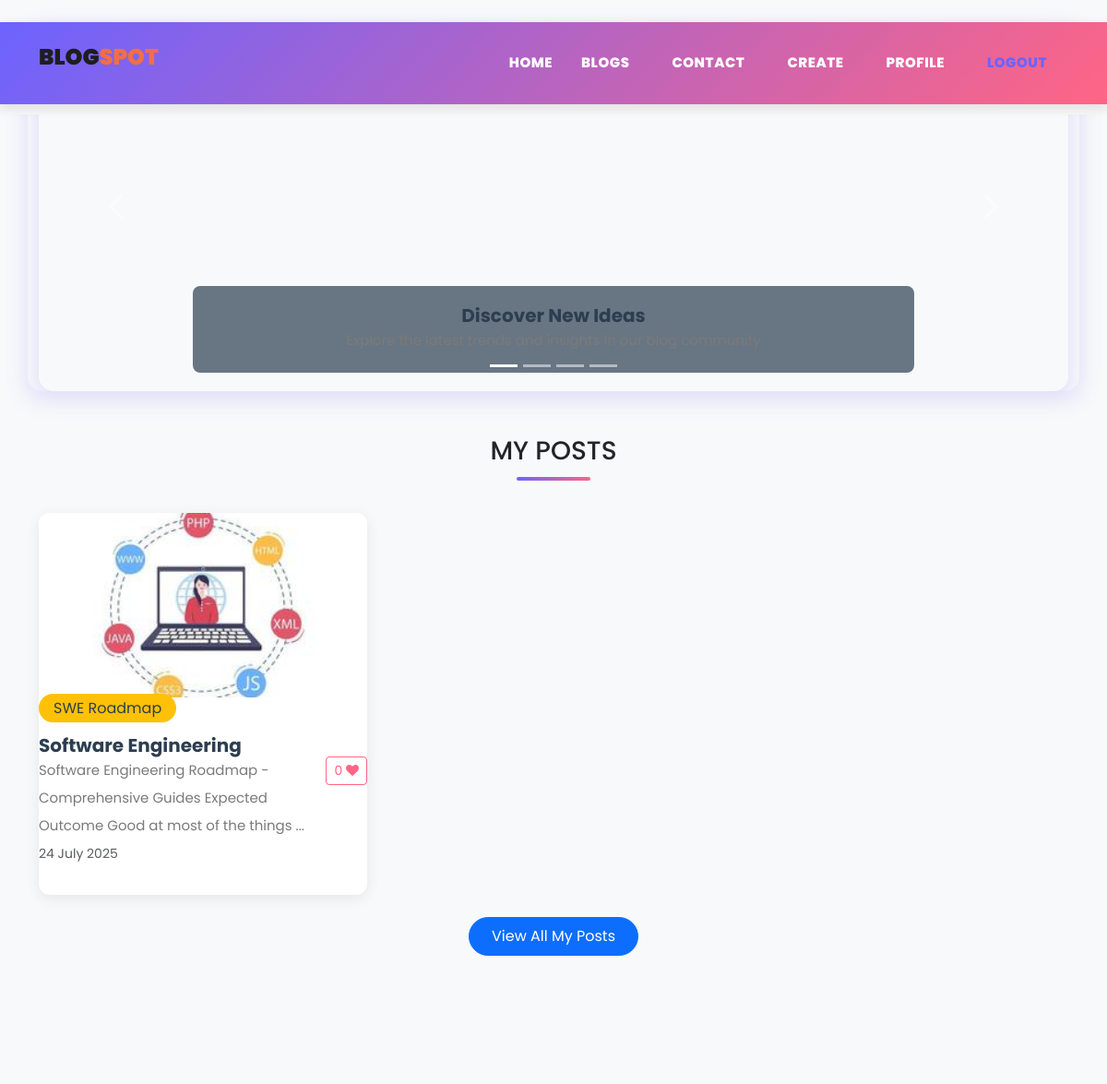
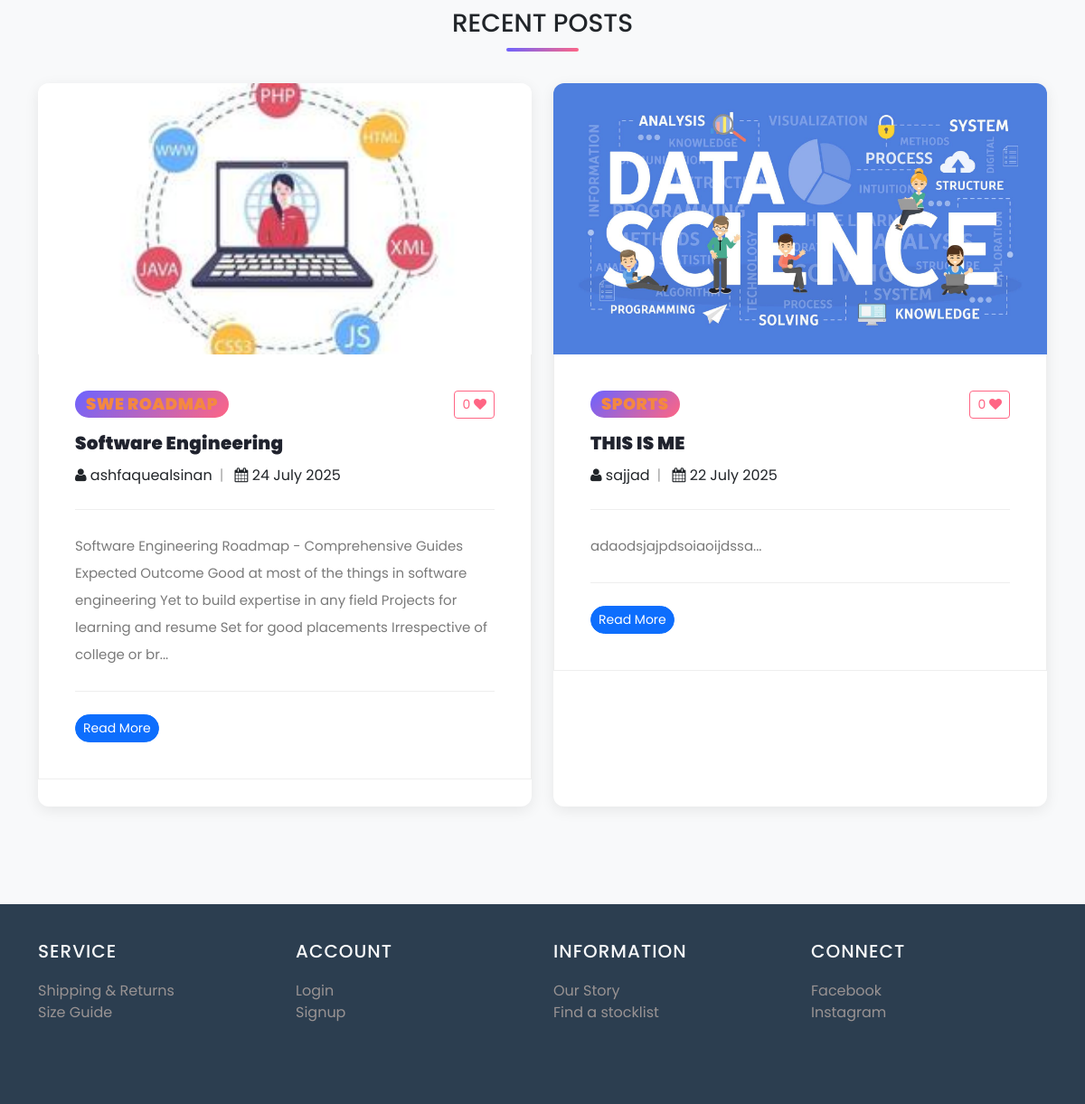
/blog (signed in), run on the app's committed database (2 pictures, top to bottom).
### myapp/models.py (models this page shows, shortened)
class Post(models.Model):
    postname = models.CharField(max_length=600)
    category = models.CharField(max_length=600)
    image = models.ImageField(upload_to='images/posts',blank=True,null=True)
    content = models.CharField(max_length=100000)
    time = models.CharField(default=time,max_length=100, blank=True)
    likes = models.IntegerField(null=True,blank=True,default=0)
    user = models.ForeignKey(User,on_delete=models.CASCADE)

### myapp/views.py (the view)
# urls.py: path("blog",views.blog,name="blog"),
def blog(request):
    return render(request,"blog.html",{
            'posts':Post.objects.filter(user_id=request.user.id).order_by("id").reverse(),
            'top_posts':Post.objects.all().order_by("-likes"),
            'recent_posts':Post.objects.all().order_by("-id"),
            'user':request.user,
            'media_url':settings.MEDIA_URL
        })

### templates/blog.html (shortened to what this page needs)
{% load static %}
<!DOCTYPE html>
<html lang="en">
<head>
  <link href="{% static 'vendor/bootstrap/css/bootstrap.min.css' %}" rel="stylesheet">
  <link href="https://cdn.jsdelivr.net/npm/bootstrap@5.3.1/dist/css/bootstrap.min.css" rel="stylesheet">
  <link rel="stylesheet" href="{% static 'assets/css/fontawesome.css' %}">
  <link rel="stylesheet" href="{% static 'assets/css/templatemo-stand-blog.css' %}">
  <link rel="stylesheet" href="{% static 'assets/css/owl.css' %}">
</head>
<body>
  {%include 'header.html'%}
  <div class="container mt-5 carousel">
    <div id="mainCarousel" class="carousel slide" data-bs-ride="carousel">
      <div class="carousel-indicators">
        <button type="button" data-bs-target="#mainCarousel" data-bs-slide-to="0" class="active"></button>
        <button type="button" data-bs-target="#mainCarousel" data-bs-slide-to="1"></button>
        <button type="button" data-bs-target="#mainCarousel" data-bs-slide-to="2"></button>
        <button type="button" data-bs-target="#mainCarousel" data-bs-slide-to="3"></button>
      </div>
      <div class="carousel-inner">
        <div class="carousel-item active">
          <img src="{% static 'assets/images/img1.jpg' %}" class="d-block w-100" alt="Blog inspiration">
          <div class="carousel-caption d-none d-md-block">
            <h5>Discover New Ideas</h5>
            <p>Explore the latest trends and insights in our blog community</p>
          </div>
        </div>
      </div>
      <button class="carousel-control-prev" type="button" data-bs-target="#mainCarousel" data-bs-slide="prev">
        <span class="carousel-control-prev-icon" aria-hidden="true"></span>
      </button>
      <button class="carousel-control-next" type="button" data-bs-target="#mainCarousel" data-bs-slide="next">
        <span class="carousel-control-next-icon" aria-hidden="true"></span>
      </button>
    </div>
  </div>
  {% if user.is_authenticated %}
  <div class="container mt-5">
    <h3 class="section-title">MY POSTS</h3>
    <div class="row row-cols-1 row-cols-md-2 row-cols-lg-3 g-4">
      {% for post in posts|slice:"0:3" %}
      <div class="col">
        <div class="blog-post h-100">
          <img src="{{media_url}}{{post.image}}" class="card-img-top" alt="{{post.postname}}" style="height: 200px; object-fit: cover;">
          <div class="card-body">
            <span class="category-badge rounded-pill px-3 py-1">{{post.category}}</span>
            <a href="{% url 'post' post.id %}" class="text-decoration-none text-dark">
              <h5 class="mt-3">{{post.postname}}</h5>
            </a>
            <form method="post" action="{% url 'increaselikes' post.id %}" class="d-inline">
              <button class="btn btn-sm btn-outline-danger float-end" type="submit">
                {{post.likes}} <i class="fa fa-heart"></i>
              </button>
            </form>
            <p class="card-text">{{post.content|slice:"0:100"}}...</p>
            <p class="small text-muted">{{post.time}}</p>
          </div>
        </div>
      </div>
      {% endfor %}
    </div>
    <div class="text-center mt-4">
      <a href="{% url 'profile' user.id %}" class="btn btn-primary px-4 py-2 rounded-pill">View All My Posts</a>
    </div>
  </div>
  {% endif %}
  <section class="blog-posts py-5 bg-light">
    <div class="container">
      <h3 class="section-title text-center">RECENT POSTS</h3>
      <div class="row">
        <div class="col-lg-12">
          <div class="all-blog-posts">
            <div class="row g-4">
              {% for post in recent_posts %}
              <div class="col-lg-6">
                <div class="blog-post h-100">
                  <div class="blog-thumb">
                    <img src="{{media_url}}{{post.image}}" alt="{{post.postname}}" style="height: 300px;">
                  </div>
                  <div class="down-content">
                    <span class="badge bg-primary">{{post.category}}</span>
                    <form method="post" action="{% url 'increaselikes' post.id %}" class="d-inline float-end">
                      <button class="btn btn-sm btn-outline-danger" type="submit">
                        {{post.likes}} <i class="fa fa-heart"></i>
                      </button>
                    </form>
                    <a href="{% url 'post' post.id %}" class="text-decoration-none text-dark">
                      <h4 class="mt-3">{{post.postname}}</h4>
                    </a>
                    <ul class="post-info list-inline">
                      <li class="list-inline-item"><i class="fa fa-user"></i> {{post.user}}</li>
                      <li class="list-inline-item"><i class="fa fa-calendar"></i> {{post.time}}</li>
                    </ul>
                    <p>{{post.content|slice:"0:250"}}...</p>
                    <a href="{% url 'post' post.id %}" class="btn btn-sm btn-primary rounded-pill">Read More</a>
                  </div>
                </div>
              </div>
              {% endfor %}
            </div>
          </div>
        </div>
      </div>
    </div>
  </section>
  {% include 'footer.html' %}
</body>
</html>

### static/assets/css/templatemo-stand-blog.css (style rules this page uses)
body { font-family: 'Roboto', sans-serif; overflow-x: hidden; text-rendering: optimizeLegibility; -webkit-font-smoothing: antialiased; -moz-osx-font-smoothing: grayscale; }
p { margin-bottom: 0px; font-size: 15px; font-weight: 400; color: #7a7a7a; line-height: 30px; }
a { text-decoration: none!important; }
ul { padding: 0; margin: 0; list-style: none; }
h1,h2,h3,h4,h5,h6 { margin: 0px; }
.blog-posts { margin-top: 100px; }
.blog-posts .blog-post { margin-bottom: 30px; }
.blog-posts .blog-thumb img { width: 100%; overflow: hidden; }
.blog-posts .down-content { padding: 40px; border-right: 1px solid #eee; border-left: 1px solid #eee; border-bottom: 1px solid #eee; }
.blog-posts .down-content span { font-size: 18px; text-transform: uppercase; letter-spacing: 0.5px; font-weight: 900; color: #f48840; }
.blog-posts .down-content h4 { font-size: 24px; text-transform: capitalize; letter-spacing: 0.5px; font-weight: 900; color: #20232e; margin: 10px 0px 12px 0px; }
.blog-posts .down-content ul.post-info li { display: inline-block; margin-right: 8px; }
.blog-posts .down-content ul.post-info li:after { content: '|'; color: #aaa; margin-left: 8px; }
.blog-posts .down-content h4 { font-size: 20px; letter-spacing: 0.25px; }
.blog-posts .down-content ul.post-info li:last-child::after { display: none; }
.blog-posts .down-content p { padding: 25px 0px; margin: 25px 0px; border-top: 1px solid #eee; border-bottom: 1px solid #eee; }

### templates/blog.html (style rules this page uses)
:root { --primary-color: #6C63FF; --secondary-color: #FF6584; --accent-color: #FFC107; --light-bg: #F8F9FA; --dark-bg: #2C3E50; --gradient-bg: linear-gradient(135deg, #6C63FF 0%, #FF6584 100%); }
body { font-family: 'Poppins', sans-serif; background-color: var(--light-bg); }
.carousel { border-radius: 16px; overflow: hidden; box-shadow: 0 8px 24px rgba(108, 99, 255, 0.2); }
.carousel-item img { height: 400px; object-fit: cover; }
.carousel-caption { background: rgba(44, 62, 80, 0.7); border-radius: 8px; padding: 20px; }
h5 { color: var(--dark-bg); font-weight: 700; }
.blog-post { transition: transform 0.3s ease; border-radius: 12px; overflow: hidden; background: white; box-shadow: 0 4px 16px rgba(0, 0, 0, 0.08); margin-bottom: 30px; }
.blog-thumb img { width: 100%; height: 400px; object-fit: cover; }
.down-content { padding: 25px; }
.down-content span { background: var(--gradient-bg); color: white; padding: 6px 12px; border-radius: 20px; font-size: 14px; font-weight: 500; }
.btn-outline-danger { border-color: var(--secondary-color); color: var(--secondary-color); }
.section-title { position: relative; margin-bottom: 50px; text-align: center; }
.section-title:after { content: ""; position: absolute; bottom: -15px; left: 50%; transform: translateX(-50%); width: 80px; height: 4px; background: var(--gradient-bg); border-radius: 2px; }
.category-badge { background: var(--accent-color); color: var(--dark-bg); }

### templates/footer.html (style rules this page uses)
h4 { text-align: left; color: #dfdada; letter-spacing: 1px; margin-bottom: 20px; font-size: 20px; }
li { text-decoration: none; text-align: left; }

### data on the page
Post: image (picture), category "SWE Roadmap", postname "Software Engineering", likes "0", content "Software Engineering Roadmap - Comprehensive Guides Expected Outcome Good at most of the things", time "24 July 2025", category "SWE ROADMAP", user "ashfaquealsinan", content "Software Engineering Roadmap - Comprehensive Guides Expected Outcome Good at most of the things in software engineering Yet to build expertise in any field Projects for learning and resume Set for good placements Irrespective of college or br"
Post: image (picture), category "SPORTS", likes "0", postname "THIS IS ME", user "sajjad", time "22 July 2025", content "adaodsjajpdsoiaoijdssa"
